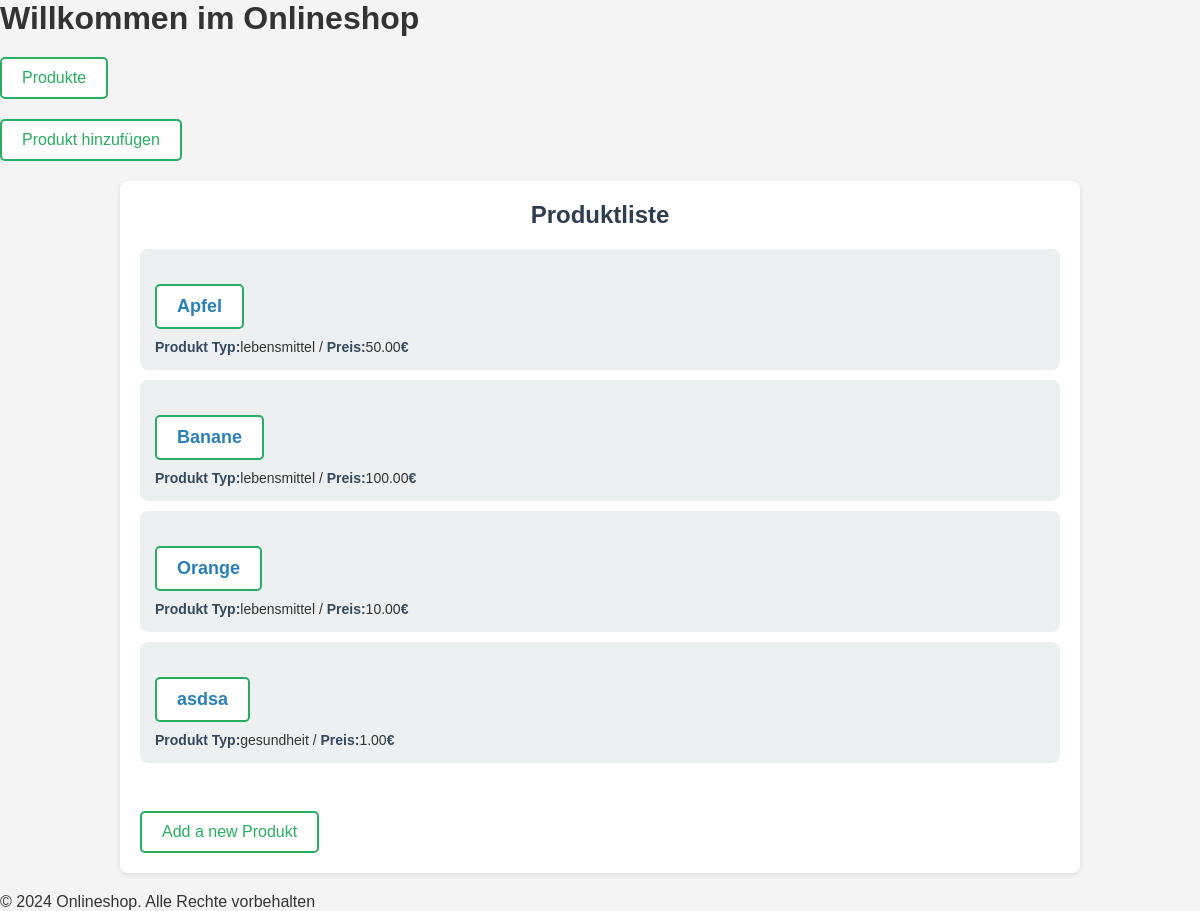
The app's page /onlineshop/show/, older data.
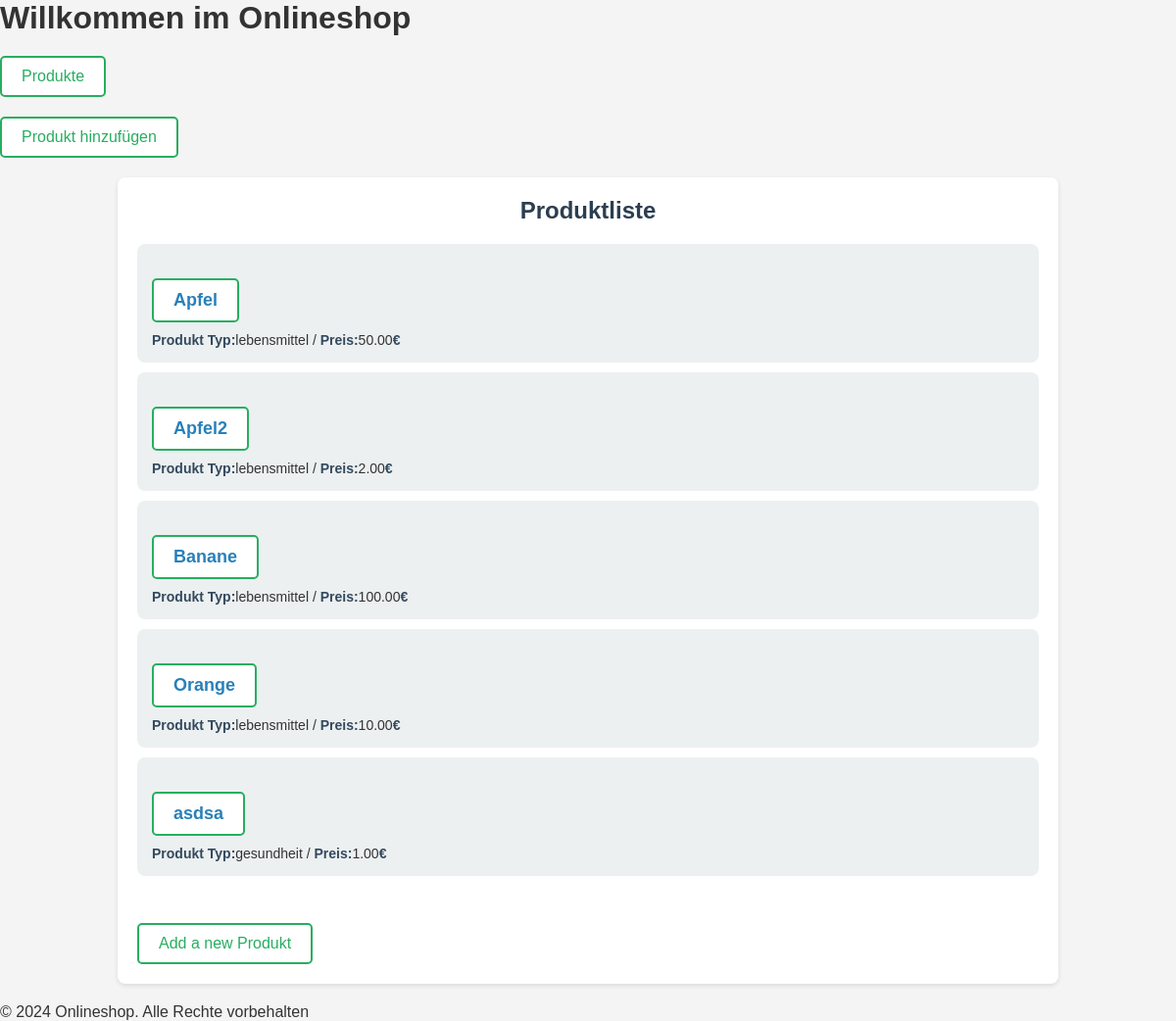
The same page, newer data.
### Onlineshop/models.py (models this page shows, shortened)
class Produkt(models.Model):
    class Meta:
        ordering = ['name']
        verbose_name = 'Produkt'
        verbose_name_plural = 'Produkts'
    PRODUKT_TYPES = [
        ('elektronik', 'Elektronik'),
        ('bekleidung', 'Bekleidung'),
        ('moebel', 'Möbel'),
        ('buecher', 'Bücher'),
        ('schmuck', 'Schmuck'),
        ('kosmetik', 'Kosmetik'),
        ('sport', 'Sportartikel'),
        ('lebensmittel', 'Lebensmittel'),
        ('spielzeug', 'Spielzeug'),
        ('haushalt', 'Haushaltswaren'),
        ('geschenke', 'Geschenke'),
        ('gesundheit', 'Gesundheitsprodukte'),
        ('musik', 'Musikinstrumente'),
        ('kunst', 'Kunst und Dekoration'),
        ('software', 'Computersoftware'),
        ('werkzeuge', 'Werkzeuge'),
    ]
    name = models.CharField(max_length=200)
    beschreibung = models.TextField(max_length=1000)
    preis = models.DecimalField(max_digits=10, decimal_places=2)
    produkt_bild = models.ImageField(upload_to='produkt_bilder/', null=True, blank=True)
    produkt_pdf = models.FileField(upload_to='produkt_pdfs/', null=True, blank=True)
    produkt_typ = models.CharField(max_length=100, choices=PRODUKT_TYPES)
    user = models.ForeignKey(
        User,
        on_delete=models.CASCADE,
        related_name='produkts',
        related_query_name='produkt',
    )

### Onlineshop/views.py (the view)
# urls.py: path('show/', views.produkt_list, name='produkt-list'),
def produkt_list(request):
    all_produkts = Produkt.objects.all()
    context = {'all_produkts': all_produkts}
    return render(request, 'produkt-list.html', context)

### Onlineshop/templates/produkt-list.html
{% extends 'home.html' %}
{% load static %}
{% block css %}
    <link rel="stylesheet" type="text/css" href="{% static 'css/produkt_style.css' %}">
{% endblock %}
{% block content %}
    {% include 'header.html' %}
    <div class="container">
        <h2>Produktliste</h2>
    <ul>
        {% for current_produkt in all_produkts %}
            <li class="produkt-item">
                <a href="{{ current_produkt.id }}/"><b>{{ current_produkt.name }}</b></a>
                <br>
                <p>
                    <span>Produkt Typ:</span>{{ current_produkt.produkt_typ }} /
                    <span>Preis:</span>{{ current_produkt.preis }}<span>€</span>
                </p>
            </li>
        {% endfor %}
    </ul>
    <br>
    <a href="{% url 'produkt-add' %}">Add a new Produkt</a>
    </div>
    {% include 'footer.html' %}
{% endblock %}

### templates/home.html (shortened to what this page needs)
{% extends "base.html" %}
{% load static %}

### templates/base.html (shortened to what this page needs)
<!DOCTYPE html>
<html lang="en">
<head>
</head>
<body>
</body>
</html><!DOCTYPE html>
<html lang="en">
<head>
    {% block css %}{% endblock %}
</head>
<body>
    {% block content %}{% endblock %}
</body>
</html>

### Onlineshop/templates/header.html
<header>
    <h1>Willkommen im Onlineshop</h1>
    <nav>
        <ul>
            <li><a href="{% url 'produkt-list' %}">Produkte</a></li>
            <li><a href="{% url 'produkt-add' %}">Produkt hinzufügen</a></li>
        </ul>
    </nav>
</header>

### Onlineshop/templates/footer.html
<footer>
    <p>&copy; 2024 Onlineshop. Alle Rechte vorbehalten</p>
</footer>

### Onlineshop/static/css/produkt_style.css (style rules this page uses)
* { margin: 0; padding: 0; box-sizing: border-box; }
body { font-family: Arial, sans-serif; background-color: #f4f4f4; color: #333; }
.container { width: 80%; margin: 20px auto; background-color: #fff; padding: 20px; border-radius: 8px; box-shadow: 0 2px 5px rgba(0, 0, 0, 0.1); }
h2 { font-size: 24px; margin-bottom: 20px; text-align: center; color: #2c3e50; }
ul { list-style-type: none; padding: 0; }
.produkt-item { background-color: #ecf0f1; margin-bottom: 10px; padding: 15px; border-radius: 8px; transition: background-color 0.3s ease; }
.produkt-item a { font-size: 18px; color: #2980b9; text-decoration: none; font-weight: bold; }
.produkt-item p { margin-top: 10px; font-size: 14px; }
.produkt-item span { font-weight: bold; color: #2980b9; }
.produkt-item p span { color: #34495e; }
a { display: inline-block; margin-top: 20px; font-size: 16px; color: #27ae60; text-decoration: none; padding: 10px 20px; border: 2px solid #27ae60; border-radius: 5px; background-color: #fff; transition: background-color 0.3s ease; }

Row changes from the older to the newer data that the page shows:
added Produkt: name "Apfel2", produkt_typ "lebensmittel", preis "2.00"
